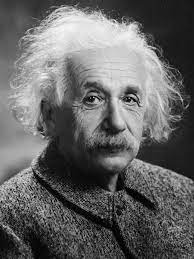
#> input picture OpenCV/1_introToCVandImageSegmentation/inestein.jpeg, 194 x 259 px
$ jupyter execute --allow-errors test1.ipynb
#> lines starting #> are read from the running program, lines starting #| are printed output that depends on the picture; after the words box and inside, x2 and y2 are one past the last pixel; in counts of white or black regions, pixels touching at a corner belong together; long printed decimals are rounded
[cell 1]
import numpy as np
import matplotlib.pyplot as plt
import cv2 as cv

[cell 2]
gray = np.arange(10).reshape(1, -1)
# gray = np.repeat(gray, 10, axis=0)
gray = np.vstack([gray] * 10)

[cell 3]
plt.imshow(gray, cmap='gray')
plt.show()

[cell 4]
img = plt.imread('inestein.jpeg')
#> img is the input picture: shape (259, 194, 3); min 0, max 255, mean 100.9

plt.imshow(img)
# plt.axis(False)
plt.show()
img.shape
#> Out = (259, 194, 3)

[cell 5]
img2 = img.copy()
img2[90:110, 80:110] = img2[90:110, 120:145] = 255
#> img2: shape (259, 194, 3); 2.19% of pixels changed, all inside (x1, y1, x2, y2) = (80, 90, 145, 110)
plt.imshow(img2, cmap='gray')
plt.show()

[cell 6]
plt.imsave('inestein_np_modify.jpeg', img2, format='png')

[cell 7]
img = cv.imread('inestein.jpeg', cv.IMREAD_GRAYSCALE)
#> img: shape (259, 194); min 0, max 255, mean 100.9
img[100:200, 100:300] = 255
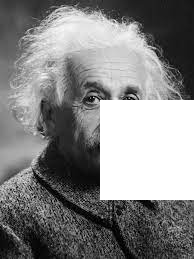
#> img: shape (259, 194); min 0, max 255, mean 131.2
# cv.imshow('',img)
# cv.waitKey(10000)
# cv.destroyAllWindows()
cv.imwrite('inestein_cv_modify.jpg', img)
#> Out = True

# RGB Image

[cell 8]
img = np.zeros((90, 90, 3), dtype=np.uint8)
img[:, :30, 0] = 255
img[:, 30:60, 1] = 255
img[:, 60:90, 2] = 255

plt.figure(figsize=(2,2))
plt.imshow(img)
plt.show()
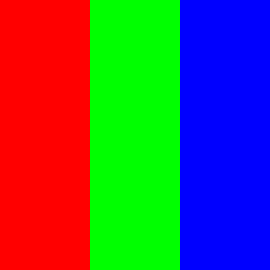
#> shown: shape (90, 90, 3) (shown 3 times larger); mean R, G, B 85, 85, 85

# CV2 read image channel in reverse order --> BGR

[cell 9]
img = cv.imread('flower.jpg', cv.IMREAD_COLOR)
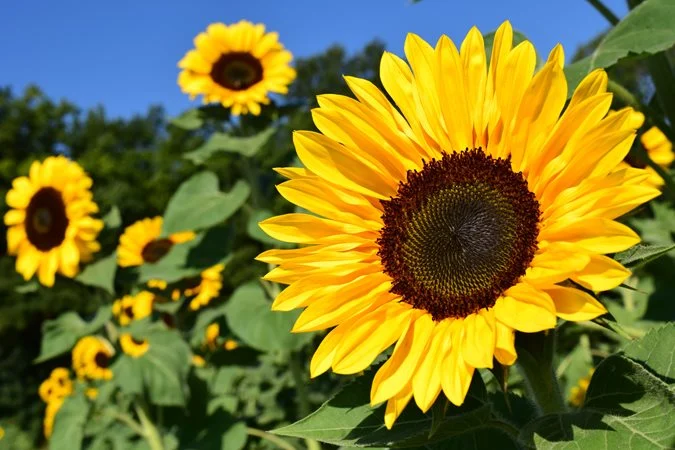
#> input picture OpenCV/1_introToCVandImageSegmentation/flower.jpg, 675 x 450 px
#> img is the input picture: shape (450, 675, 3); mean B, G, R 48.6, 120.5, 125.4

plt.figure(figsize=(8, 8))
plt.subplot(121)
plt.axis(False)
plt.imshow(img)

#we must reverse the channel order as RGB so image show as usual
# img = cv.cvtColor(img, cv.COLOR_BGR2RGB)
img = img[:, : , ::-1]
plt.subplot(122)
plt.imshow(img)
plt.show()
#> figure, not shown here; B, G, R data is drawn as R, G, B

# How convert RGB to HSV
Unlike the RGB color model, which is hardware-oriented, the HSV model is user-oriented, based on the more intuitive appeal of combining hue, saturation, and value elements to create a color

[cell 10]
RgbtoHsv = plt.imread('RGBtoHSV.png')
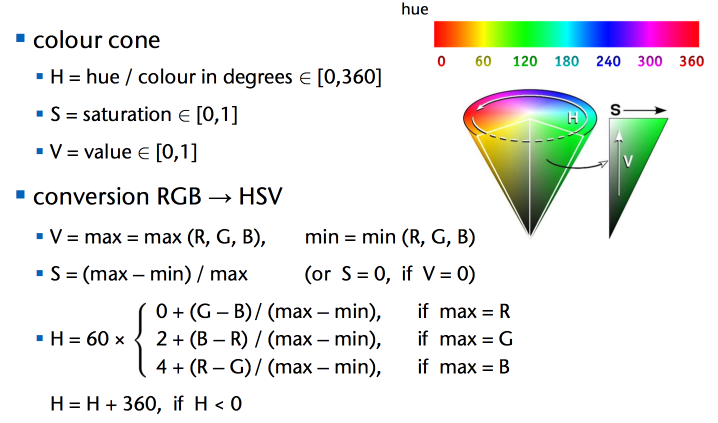
#> input picture OpenCV/1_introToCVandImageSegmentation/RGBtoHSV.png, 1436 x 845 px (shown at 1/2 size)
#> RgbtoHsv is the input picture: shape (845, 1436, 4) float32; mean R, G, B, A 0.923, 0.929, 0.918, 1
plt.imshow(RgbtoHsv)
plt.axis(False)
plt.show()

# HSV range in open cv
### hue range is:  [0, 179]
### saturation range is: [0, 255]
### value range is :[0, 255]
Different software use different scales

[cell 11]
def RGBtoHSV(R, G, B, factor=1):
    cmax = max(R, G, B)
    cmin = min(R, G, B)

    if cmax == cmin:
        H = 0
    elif cmax == R:
        H = ((0 + (G - B)/(cmax - cmin)) * 60) % 360
    elif cmax == G:
        H = ((2 + (B - R)/(cmax - cmin)) * 60) % 360
    elif cmax == B:
        H = ((4 + (R - G)/(cmax - cmin)) * 60) % 360

    if H < 0:
        H += 360

    V = cmax
    S = (cmax - cmin) / cmax if V !=0 else 0

    print('(Hue, Saturation, Value)')
    return H, S, V

[cell 12]
RGBtoHSV(142, 244, 85)

[cell 13]
img = cv.imread('flower.jpg')

plt.figure(figsize=(12, 8))
plt.subplot(131)
plt.axis(False)
plt.title('BGR')
plt.imshow(img)

plt.subplot(132)
plt.axis(False)
plt.title('RGB')
plt.imshow(img[:, : , ::-1])

new = cv.cvtColor(img, cv.COLOR_BGR2HSV)
#> new: shape (450, 675, 3); mean H, S, V 42.3, 195.7, 150
plt.subplot(133)
plt.title('HSV')
plt.axis(False)
plt.imshow(new)
plt.show()
#> figure, not shown here; B, G, R data is drawn as R, G, B

# Mask a particular color in an image
hsv channel is better for this task so we can use below picture to extract different color HUE, SATURATION, VALUE(20, 255)

[cell 14]
img = cv.imread('hsvColorRange.png', cv.IMREAD_COLOR)
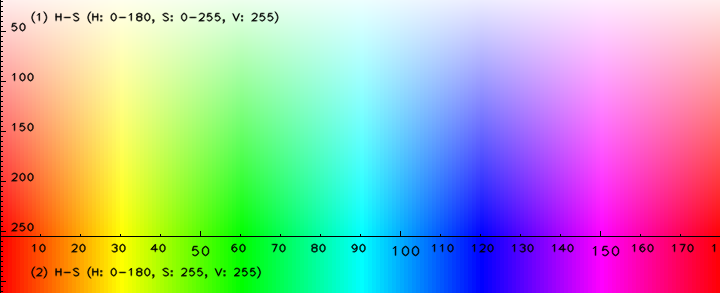
#> input picture OpenCV/1_introToCVandImageSegmentation/hsvColorRange.png, 720 x 293 px
#> img is the input picture: shape (293, 720, 3); mean B, G, R 173.2, 172.7, 172.4
plt.imshow(img[:, :, ::-1])
plt.axis(False)
plt.show()

[cell 15]
img = cv.imread('flower.jpg', cv.IMREAD_COLOR)
imgHsv= cv.cvtColor(img, cv.COLOR_BGR2HSV)

#first step is to find range of target color in HSV, Note: value between (20, 255)
yellowLow = np.array([13, 100, 20])
yelloUp = np.array([30, 255, 255])

#creat mask in range of target color on HSV image then apply that to BRG image
mask = cv.inRange(imgHsv, yellowLow, yelloUp)
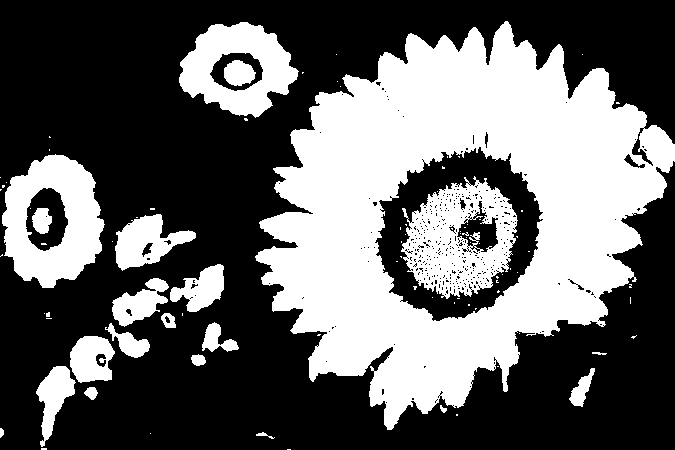
#> mask: shape (450, 675); 39.3% white; 89 white regions (68 under 20 px), largest, box (x1, y1, x2, y2) and area: (255, 21, 675, 430) 84884, (2, 154, 105, 288) 8226, (401, 176, 518, 299) 8200

# if we want put logo on an image we need mask invers to remove the area of orginal img
mask_inv = cv.bitwise_not(mask)
res = cv.bitwise_and(img, img, mask=mask)
# res = cv.cvtColor(res, cv.COLOR_HSV2BGR)
flower_yellow = res

plt.figure(figsize=(12,8))
plt.subplot(131)
plt.title('Orginal')
plt.imshow(img[:, :, ::-1])
plt.subplot(132)
plt.title('Mask')
plt.imshow(mask, cmap='gray')
plt.subplot(133)
plt.title('Filtered')
plt.imshow(res[:, :, ::-1])
plt.axis(False)
plt.show()

#> (a cell that did not finish here is left out)

# Change specific color
after define mask you can change RGB image channels color with range of favorit color
use below link to find RGB range for different color, just keep in mind cv2 imported color channels reverse: BRG

https://www.rapidtables.com/web/color/RGB_Color.html

[cell 17]
img = cv.imread('redRose.png', cv.IMREAD_COLOR)
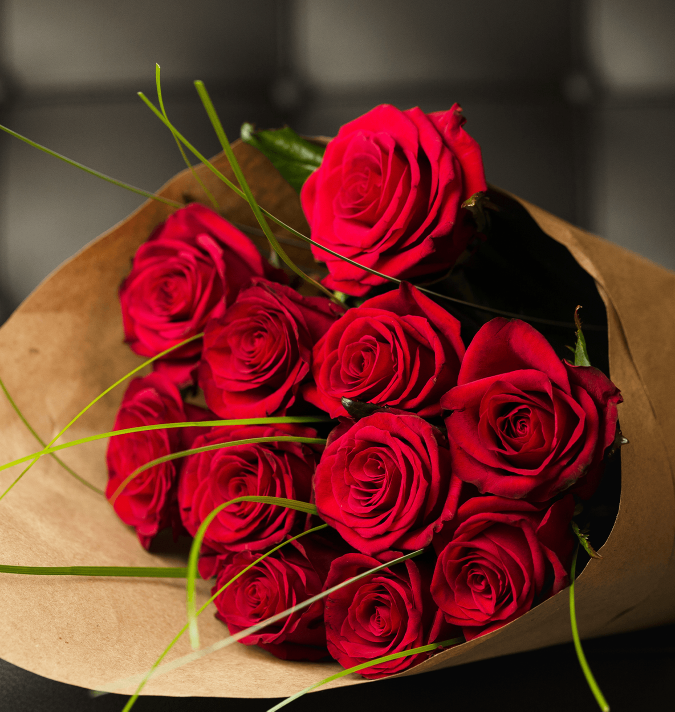
#> input picture OpenCV/1_introToCVandImageSegmentation/redRose.png, 1350 x 1423 px (shown at 1/2 size)
#> img is the input picture: shape (1423, 1350, 3); mean B, G, R 40.6, 49.4, 110
imgHsv= cv.cvtColor(img, cv.COLOR_BGR2HSV)
#> imgHsv: shape (1423, 1350, 3); mean H, S, V 73.3, 159.8, 110.5

brownLow = np.array([10, 83, 20])
brownUp = np.array([20, 255, 255])
mask = cv.inRange(imgHsv, brownLow, brownUp)
#> mask: shape (1423, 1350); 23.2% white; 1582 white regions (1505 under 20 px), largest, box (x1, y1, x2, y2) and area: (972, 360, 1350, 1282) 115068, (0, 323, 705, 890) 101856, (0, 1145, 378, 1381) 69480

# mask = mask1 | mask2
img[mask > 0] = (214, 112, 218)
plt.figure(figsize=(8, 4))
plt.subplot(121)
plt.imshow(img[:, :, ::-1])
plt.subplot(122)
plt.imshow(img[:, ::-1, ::-1])
plt.show()

# add another image or logo to image backgorund

https://docs.opencv.org/3.4/d0/d86/tutorial_py_image_arithmetics.html

#> (a cell that did not finish here is left out)

#> (a cell that did not finish here is left out)

[cell 20]
img = cv.imread("IMG_1516.JPG")
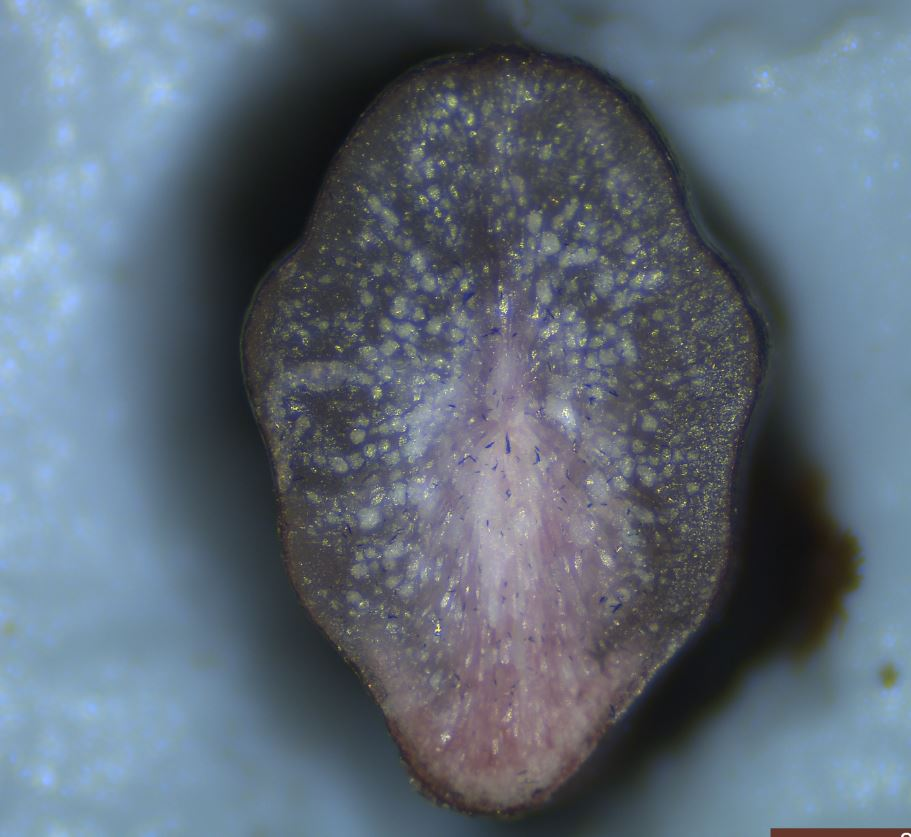
#> input picture OpenCV/1_introToCVandImageSegmentation/IMG_1516.JPG, 911 x 837 px
#> img is the input picture: shape (837, 911, 3); mean B, G, R 120.1, 106.4, 93.9
imgHsv= cv.cvtColor(img, cv.COLOR_BGR2HSV)
#> imgHsv: shape (837, 911, 3); mean H, S, V 102.1, 57.6, 121.7

redLow1 = np.array([0, 0, 70])
redUp1 = np.array([12, 255, 255])
mask1 = cv.inRange(imgHsv, redLow1, redUp1)
#> mask1: shape (837, 911); 1.8% white; 834 white regions (765 under 20 px), largest, box (x1, y1, x2, y2) and area: (386, 704, 598, 811) 6172, (772, 828, 911, 837) 1095, (592, 695, 613, 735) 365

redLow2 = np.array([160, 0, 70])
redUp2 = np.array([180, 255, 255])
mask2 = cv.inRange(imgHsv, redLow2, redUp2)
#> mask2: shape (837, 911); 2.9% white; 688 white regions (621 under 20 px), largest, box (x1, y1, x2, y2) and area: (364, 592, 650, 778) 15598, (598, 598, 662, 649) 625, (558, 744, 582, 782) 274

mask = mask1 | mask2
#> mask: shape (837, 911); 4.6% white; 910 white regions (845 under 20 px), largest, box (x1, y1, x2, y2) and area: (360, 592, 650, 811) 26180, (770, 828, 911, 837) 1255, (598, 597, 662, 649) 1005
mask[800:, 700:] = 0
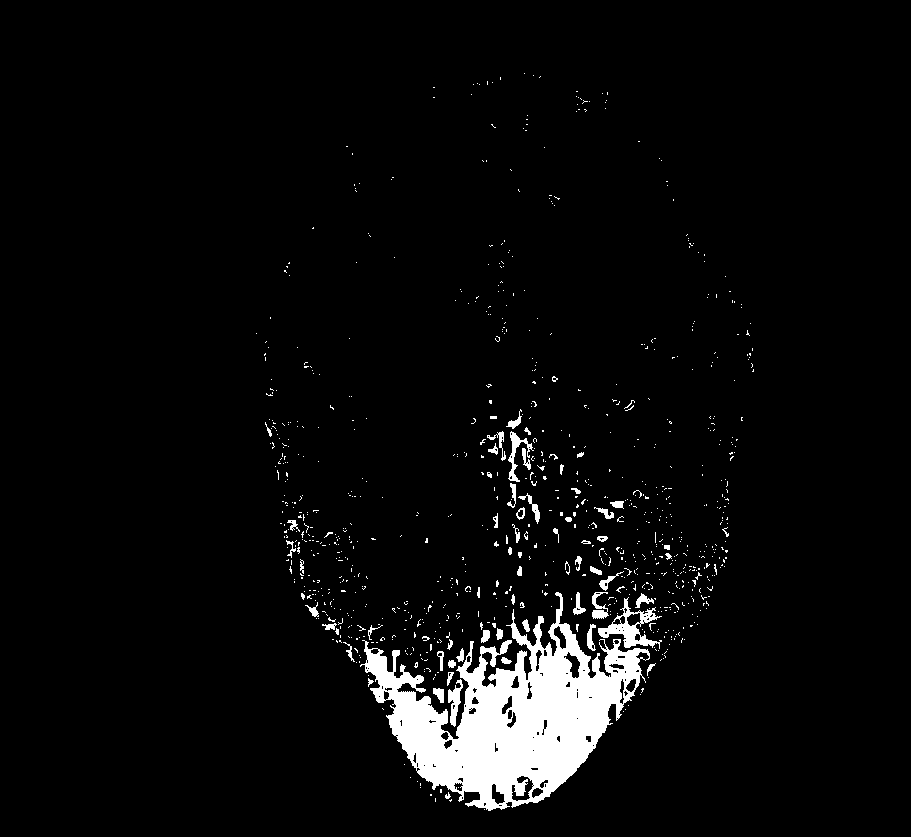
#> mask: shape (837, 911); 4.5% white; 909 white regions (845 under 20 px), largest, box (x1, y1, x2, y2) and area: (360, 592, 650, 811) 26180, (598, 597, 662, 649) 1005, (508, 431, 534, 482) 357
res = cv.bitwise_and(img, img, mask=mask)
#> res: shape (837, 911, 3)
# res = cv.cvtColor(res, cv.COLOR_HSV2BGR)
flower_red = res

plt.figure(figsize=(12,8))
plt.subplot(131)
plt.title('orginal')
plt.imshow(img[:, :, ::-1])
plt.axis(False)
plt.subplot(132)
plt.title('mask')
plt.imshow(mask, cmap='gray')
plt.axis(True)
plt.subplot(133)
plt.title('Red segment')
plt.imshow(res[:, :, ::-1])
plt.axis(False)
plt.show()
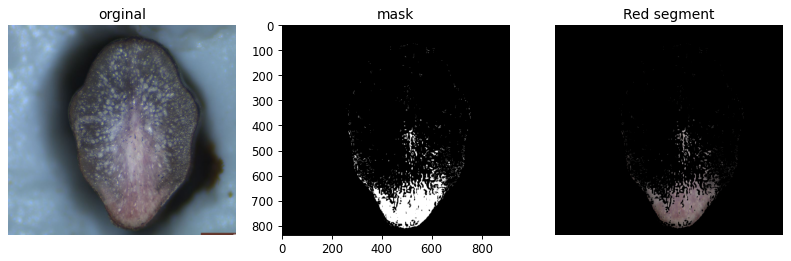
#> figure drawn by matplotlib, 3 panels

[cell 21]
plt.imsave('arili3.jpg', res)

[cell 22]
result = (np.sum(mask > 0) / np.size(mask)) * 100
#> result = 4.46
print(f"Red color intensity is about {result} %")
#| Red color intensity is about 4.464 %

[cell 23]
mask.shape
#> Out = (837, 911)
